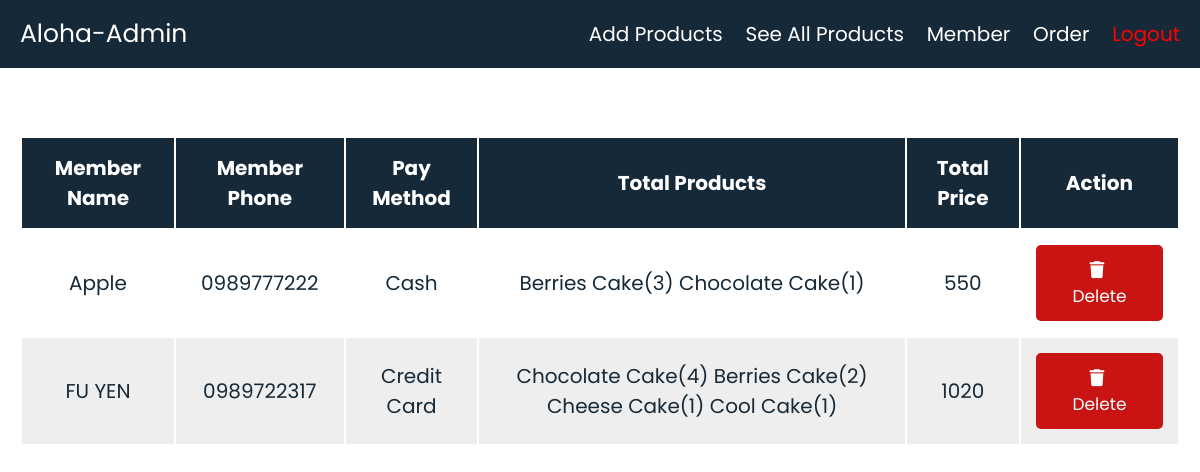
Page /admins/showorder/ (signed in) on the committed database.
### mainsite/models.py (models this page shows, shortened)
class Order(models.Model):
	PAYMENT = [['CS','cash'],
			   ['CR','credit card'],
	]
	name = models.CharField(max_length=10)#customer
	phone = models.CharField(max_length=20)
	pay_method = models.CharField(max_length=255,choices=PAYMENT)
	total_products = models.CharField(max_length=255)
	total_price = models.PositiveIntegerField(default=0)

### mainsite/views.py (the view)
# urls.py: path('admins/showorder/', mainsite.showorder),
def showorder(request):
	if 'adname' not in request.session.keys():
		return HttpResponseRedirect('/login/')
	try:
		orders = models.Order.objects.all()
	except:
		messages.append('could not find orders')
	return render(request,'admins/order.html',locals())

### templates/admins/order.html (shortened to what this page needs)
{% extends 'admins/base.html' %}
{% load static %}
{% block content %}
<section class="display-product-table">
   <table>
      <thead>
         <th>member name</th>
         <th>member phone</th>
         <th>pay method</th>
         <th>total products</th>
         <th>total price</th>
         <th>action</th>
      </thead>
      <tbody>
      	{% for o in orders %}
	         <tr>
	            <td>{{o.name}}</td>
	            <td>{{o.phone}}</td>
	            <td>{{o.get_pay_method_display}}</td>
	            <td>{{o.total_products}}</td>
	            <td>{{o.total_price}}</td>
	            <td>
	               <a href="{% url 'del-order-url' o.id %}" class="delete-btn" onclick="return confirm('are your sure you want to delete this order?');"> <i class="fas fa-trash"></i> delete </a>
	            </td>
	         </tr>
      	{% endfor %}
      </tbody>
   </table>
</section>
{% endblock %}

### static/shopping/css/style3.css (style rules this page uses)
:root { --blue:#162938; --red:rgb(202, 20, 20); --orange:rgb(80, 186, 48); --black:#162938; --white:#ffffff; --bg-color:#eee; --dark-bg:rgba(0,0,0,.7); --box-shadow:0 .5rem 1rem rgba(255, 255, 255, 0.8); --border:.5rem solid #f2f6f9; }
* { font-family: 'Poppins', sans-serif; margin:0; padding:0; box-sizing: border-box; outline: none; border:none; text-decoration: none; text-transform: capitalize; }
html { font-size: 62.5%; overflow-x: hidden; background: url('3.jfif') no-repeat; background-size: cover; }
section { padding:2rem; }
.btn, .option-btn, .delete-btn { display: block; width: 100%; text-align: center; background-color: var(--blue); color:var(--white); font-size: 1.7rem; padding:1.2rem 3rem; border-radius: .5rem; cursor: pointer; margin-top: 1rem; }
.option-btn i, .delete-btn i { padding-right: .5rem; }
.delete-btn { margin-top: 0; background-color: var(--red); }
.display-product-table table { width: 100%; text-align: center; }
.display-product-table table thead th { padding:1.5rem; font-size: 2rem; background-color: var(--black); color:var(--white); }
.display-product-table table td { padding:1.5rem; font-size: 2rem; color:var(--black); }
.display-product-table table td:first-child { padding:0; }
.display-product-table table tr:nth-child(even) { background-color: var(--bg-color); }

### rows in the picture
Order: name "Apple", phone "0989777222", pay_method "Cash", total_products "Berries Cake(3) Chocolate Cake(1)", total_price "550"
Order: name "FU YEN", phone "0989722317", pay_method "Credit Card", total_products "Chocolate Cake(4) Berries Cake(2) Cheese Cake(1) Cool Cake(1)", total_price "1020"
